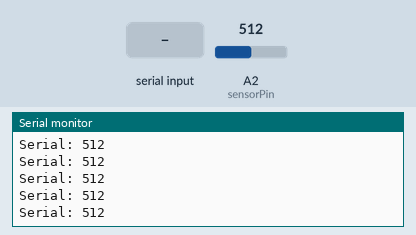
Recording of a sketch running on a simulated Arduino Uno, built with avr-gcc and run on an emulated ATmega328P. Shown: the last lines printed to the serial monitor. The inputs (shaded band) are chosen by the test bench; at power-on: A2 (sensorPin) = 512.

Above: at 1.2 s.
1.3 s: "1" received over the second serial link
2.8 s: A2 (sensorPin) set to 716
At 2.85 s:
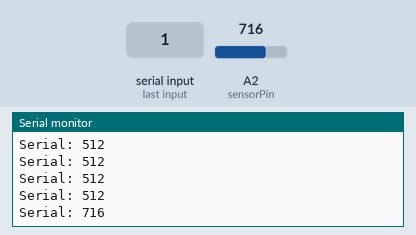
4.3 s: "0" received over the second serial link
5.8 s: A2 (sensorPin) set to 900
At 5.89 s:
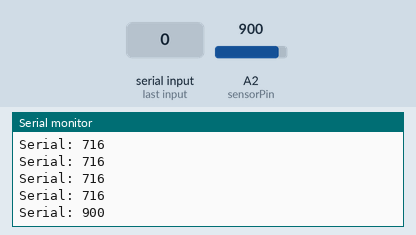
Timing chart, 0 to 8.3 s (numbered marks = the images above; inputs shaded):
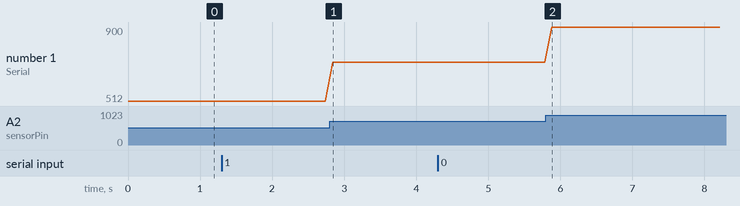

The sketch:

SenderUno.ino
```cpp
/***************************************
SenderUno.ino

Gathers data from a vibration sensor and
sends it to a receiver Arduino

Author: Kevin Greer  December 2014
***************************************/

#include <SoftwareSerial.h>

SoftwareSerial xBee(3, 2); // RX, TX
int sensorPin = A2;
int sensorValue = 0;

void setup()
{
  // Open serial communications and wait for port to open:
  Serial.begin(9600);

  // set the data rate for the SoftwareSerial port
  xBee.begin(9600);

}

void loop() // run over and over
{

  sensorValue = analogRead(sensorPin);

  xBee.write(sensorValue);
  Serial.print("Serial: "); Serial.println(sensorValue);
  if (xBee.available()){
   Serial.println(xBee.read());
  }
  delay(100);
}
```

Measured:
- after the input at 2.8 s, the serial monitor: prints a new line at once (image 1)
- after the input at 5.8 s, the serial monitor: prints a new line after 0.08 s (image 2)
- plotted number 1: 512 → 716 after the input at 2.8 s, 716 → 900 after the input at 5.8 s
